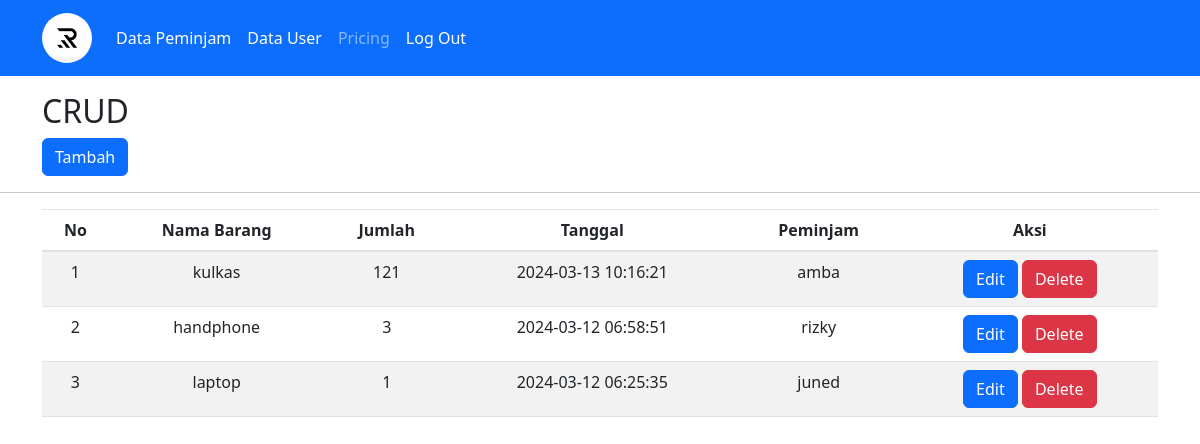
The page / on the database its author committed.
### tables this page shows
CREATE TABLE `peminjaman` (
  `id_barang` int(11) NOT NULL,
  `nama_barang` varchar(50) NOT NULL,
  `jumlah` varchar(50) NOT NULL,
  `tanggal` timestamp NOT NULL DEFAULT current_timestamp() ON UPDATE current_timestamp(),
  `nama_peminjam` varchar(50) NOT NULL
);

### config/control.php (called while the page is built, shortened)
<?php
function select ($query)
{
    global $db;
    $result = mysqli_query($db, $query);
    $rows= [];
    while ($row = mysqli_fetch_assoc($result)) {
        $rows[] = $row;
    }
    return $rows;
}
?>

### index.php (the view, shortened to what this page needs)
<?php
include 'layout/header.php';
$data_barang = select("SELECT * FROM peminjaman ORDER BY id_barang DESC ")
?>
<div class="container mt-3">
  <h2>CRUD</h2>
</div>
<div class="container">
  <a href="tambah.php" class="btn btn-primary">Tambah</a>
</div>
<hr>
<div class="container mt-2">
  <table class="table table-border table-striped" id="table">
    <thead>
      <tr class="text-center">
        <th scope="col">No</th>
        <th scope="col">Nama Barang</th>
        <th scope="col">Jumlah</th>
        <th scope="col">Tanggal</th>
        <th scope="col">Peminjam</th>
        <th scope="col">Aksi</th>
      </tr>
    </thead>
    <tbody>
      <?php $no = 1; ?>
      <?php foreach ($data_barang as $barang) : ?>
        <tr class="text-center">
          <td><?= $no++; ?></td>
          <td><?= $barang['nama_barang']; ?></td>
          <td><?= $barang['jumlah']; ?></td>
          <td><?= $barang['tanggal']; ?></td>
          <td><?= $barang['nama_peminjam']; ?></td>
          <td><a href="edit.php?id_barang=<?= $barang['id_barang']; ?>" class="btn btn-primary">Edit</a>
            <a href="hapus.php?id_barang=<?= $barang['id_barang']; ?>" class="btn btn-danger" onclick="return confirm('Apa anda yakin ?');">Delete</a>
          </td>
        </tr>
      <?php endforeach; ?>
    </tbody>
  </table>
</div>
<?php
include 'layout/footer.php';
?>

### layout/header.php (shortened to what this page needs)
<!doctype html>
<html lang="en">
<head>
  <link rel="stylesheet" href="https://cdn.jsdelivr.net/npm/bootstrap@4.6.2/dist/css/bootstrap.min.css">
  <link rel="stylesheet" href="https://cdnjs.cloudflare.com/ajax/libs/twitter-bootstrap/5.3.0/css/bootstrap.min.css">
</head>
<body>
  <nav class="navbar navbar-expand-lg navbar-dark bg-primary">
    <div class="container">
      <a class="navbar-brand" href="#"><img class="" src="img/r.jpg" alt="" style="border-radius: 50%;" width="50" height="50"></a>
      <div class="collapse navbar-collapse" id="navbarNav">
        <ul class="navbar-nav w-100 d-flex-justify-content-between r">
          <div class="d-flex">
            <li class="nav-item active">
              <a class="nav-link" href="index.php">Data Peminjam <span class="sr-only">(current)</span></a>
            </li>
            <li class="nav-item active">
              <a class="nav-link" href="user.php">Data User</a>
            </li>
            <li class="nav-item">
              <a class="nav-link" href="#">Pricing</a>
            </li>
          </div>
          <li class="nav-item active">
            <a class="nav-link" href="index.php">Log Out <span class="sr-only">(current)</span></a>
          </li>
        </ul>
      </div>
    </div>
  </nav>

### layout/footer.php (shortened to what this page needs)
  </body>
</html>

### rows shown on the page
peminjaman: nama_barang "kulkas", jumlah "121", tanggal "2024-03-13 10:16:21", nama_peminjam "amba"
peminjaman: nama_barang "handphone", jumlah "3", tanggal "2024-03-12 06:58:51", nama_peminjam "rizky"
peminjaman: nama_barang "laptop", jumlah "1", tanggal "2024-03-12 06:25:35", nama_peminjam "juned"
